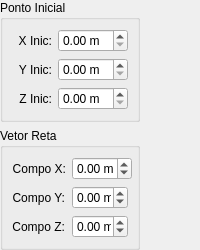
                <widget class="QWidget" name="page_Modelo">
                 <layout class="QVBoxLayout" name="verticalLayout_6">
                  <property name="margin">
                   <number>0</number>
                  </property>
                  <item>
                   <widget class="QGroupBox" name="groupBox_20">
                    <property name="sizePolicy">
                     <sizepolicy hsizetype="Fixed" vsizetype="Fixed">
                      <horstretch>0</horstretch>
                      <verstretch>0</verstretch>
                     </sizepolicy>
                    </property>
                    <property name="minimumSize">
                     <size>
                      <width>140</width>
                      <height>0</height>
                     </size>
                    </property>
                    <property name="maximumSize">
                     <size>
                      <width>140</width>
                      <height>16777215</height>
                     </size>
                    </property>
                    <property name="title">
                     <string>Ponto Inicial</string>
                    </property>
                    <layout class="QFormLayout" name="formLayout_19">
                     <property name="fieldGrowthPolicy">
                      <enum>QFormLayout::AllNonFixedFieldsGrow</enum>
                     </property>
                     <item row="0" column="0">
                      <widget class="QLabel" name="label_51">
                       <property name="minimumSize">
                        <size>
                         <width>40</width>
                         <height>0</height>
                        </size>
                       </property>
                       <property name="text">
                        <string>X Inic:</string>
                       </property>
                       <property name="textFormat">
                        <enum>Qt::AutoText</enum>
                       </property>
                       <property name="alignment">
                        <set>Qt::AlignRight|Qt::AlignTrailing|Qt::AlignVCenter</set>
                       </property>
                       <property name="indent">
                        <number>-1</number>
                       </property>
                      </widget>
                     </item>
                     <item row="0" column="1">
                      <widget class="QDoubleSpinBox" name="doubleSpinBox_XInic_2">
                       <property name="minimumSize">
                        <size>
                         <width>60</width>
                         <height>0</height>
                        </size>
                       </property>
                       <property name="suffix">
                        <string> m</string>
                       </property>
                      </widget>
                     </item>
                     <item row="1" column="0">
                      <widget class="QLabel" name="label_57">
                       <property name="minimumSize">
                        <size>
                         <width>40</width>
                         <height>0</height>
                        </size>
                       </property>
                       <property name="text">
                        <string>Y Inic:</string>
                       </property>
                       <property name="textFormat">
                        <enum>Qt::AutoText</enum>
                       </property>
                       <property name="alignment">
                        <set>Qt::AlignRight|Qt::AlignTrailing|Qt::AlignVCenter</set>
                       </property>
                       <property name="indent">
                        <number>-1</number>
                       </property>
                      </widget>
                     </item>
                     <item row="1" column="1">
                      <widget class="QDoubleSpinBox" name="doubleSpinBox_YInic_2">
                       <property name="suffix">
                        <string> m</string>
                       </property>
                      </widget>
                     </item>
                     <item row="2" column="1">
                      <widget class="QDoubleSpinBox" name="doubleSpinBox_ZInic_2">
                       <property name="suffix">
                        <string> m</string>
                       </property>
                      </widget>
                     </item>
                     <item row="2" column="0">
                      <widget class="QLabel" name="label_67">
                       <property name="minimumSize">
                        <size>
                         <width>40</width>
                         <height>0</height>
                        </size>
                       </property>
                       <property name="text">
                        <string>Z Inic:</string>
                       </property>
                       <property name="textFormat">
                        <enum>Qt::AutoText</enum>
                       </property>
                       <property name="alignment">
                        <set>Qt::AlignRight|Qt::AlignTrailing|Qt::AlignVCenter</set>
                       </property>
                       <property name="indent">
                        <number>-1</number>
                       </property>
                      </widget>
                     </item>
                    </layout>
                   </widget>
                  </item>
                  <item>
                   <widget class="QGroupBox" name="groupBox_21">
                    <property name="sizePolicy">
                     <sizepolicy hsizetype="Fixed" vsizetype="Fixed">
                      <horstretch>0</horstretch>
                      <verstretch>0</verstretch>
                     </sizepolicy>
                    </property>
                    <property name="minimumSize">
                     <size>
                      <width>140</width>
                      <height>0</height>
                     </size>
                    </property>
                    <property name="maximumSize">
                     <size>
                      <width>140</width>
                      <height>16777215</height>
                     </size>
                    </property>
                    <property name="title">
                     <string>Vetor Reta</string>
                    </property>
                    <layout class="QFormLayout" name="formLayout_20">
                     <property name="fieldGrowthPolicy">
                      <enum>QFormLayout::AllNonFixedFieldsGrow</enum>
                     </property>
                     <item row="0" column="0">
                      <widget class="QLabel" name="label_68">
                       <property name="minimumSize">
                        <size>
                         <width>40</width>
                         <height>0</height>
                        </size>
                       </property>
                       <property name="text">
                        <string>Compo X:</string>
                       </property>
                       <property name="textFormat">
                        <enum>Qt::AutoText</enum>
                       </property>
                       <property name="alignment">
                        <set>Qt::AlignRight|Qt::AlignTrailing|Qt::AlignVCenter</set>
                       </property>
                       <property name="indent">
                        <number>-1</number>
                       </property>
                      </widget>
                     </item>
                     <item row="0" column="1">
                      <widget class="QDoubleSpinBox" name="doubleSpinBox_VetRX_2">
                       <property name="minimumSize">
                        <size>
                         <width>60</width>
                         <height>0</height>
                        </size>
                       </property>
                       <property name="suffix">
                        <string> m</string>
                       </property>
                       <property name="minimum">
                        <double>-100.000000000000000</double>
                       </property>
                       <property name="maximum">
                        <double>100.000000000000000</double>
                       </property>
                      </widget>
                     </item>
                     <item row="1" column="0">
                      <widget class="QLabel" name="label_69">
                       <property name="minimumSize">
                        <size>
                         <width>40</width>
                         <height>0</height>
                        </size>
                       </property>
                       <property name="text">
                        <string>Compo Y:</string>
                       </property>
                       <property name="textFormat">
                        <enum>Qt::AutoText</enum>
                       </property>
                       <property name="alignment">
                        <set>Qt::AlignRight|Qt::AlignTrailing|Qt::AlignVCenter</set>
                       </property>
                       <property name="indent">
                        <number>-1</number>
                       </property>
                      </widget>
                     </item>
                     <item row="1" column="1">
                      <widget class="QDoubleSpinBox" name="doubleSpinBox_VetRY_2">
                       <property name="suffix">
                        <string> m</string>
                       </property>
                       <property name="minimum">
                        <double>-100.000000000000000</double>
                       </property>
                       <property name="maximum">
                        <double>100.000000000000000</double>
                       </property>
                      </widget>
                     </item>
                     <item row="2" column="1">
                      <widget class="QDoubleSpinBox" name="doubleSpinBox_VetRZ_2">
                       <property name="suffix">
                        <string> m</string>
                       </property>
                       <property name="minimum">
                        <double>-100.000000000000000</double>
                       </property>
                       <property name="maximum">
                        <double>100.000000000000000</double>
                       </property>
                      </widget>
                     </item>
                     <item row="2" column="0">
                      <widget class="QLabel" name="label_70">
                       <property name="minimumSize">
                        <size>
                         <width>40</width>
                         <height>0</height>
                        </size>
                       </property>
                       <property name="text">
                        <string>Compo Z:</string>
                       </property>
                       <property name="textFormat">
                        <enum>Qt::AutoText</enum>
                       </property>
                       <property name="alignment">
                        <set>Qt::AlignRight|Qt::AlignTrailing|Qt::AlignVCenter</set>
                       </property>
                       <property name="indent">
                        <number>-1</number>
                       </property>
                      </widget>
                     </item>
                    </layout>
                   </widget>
                  </item>
                 </layout>
                </widget>
